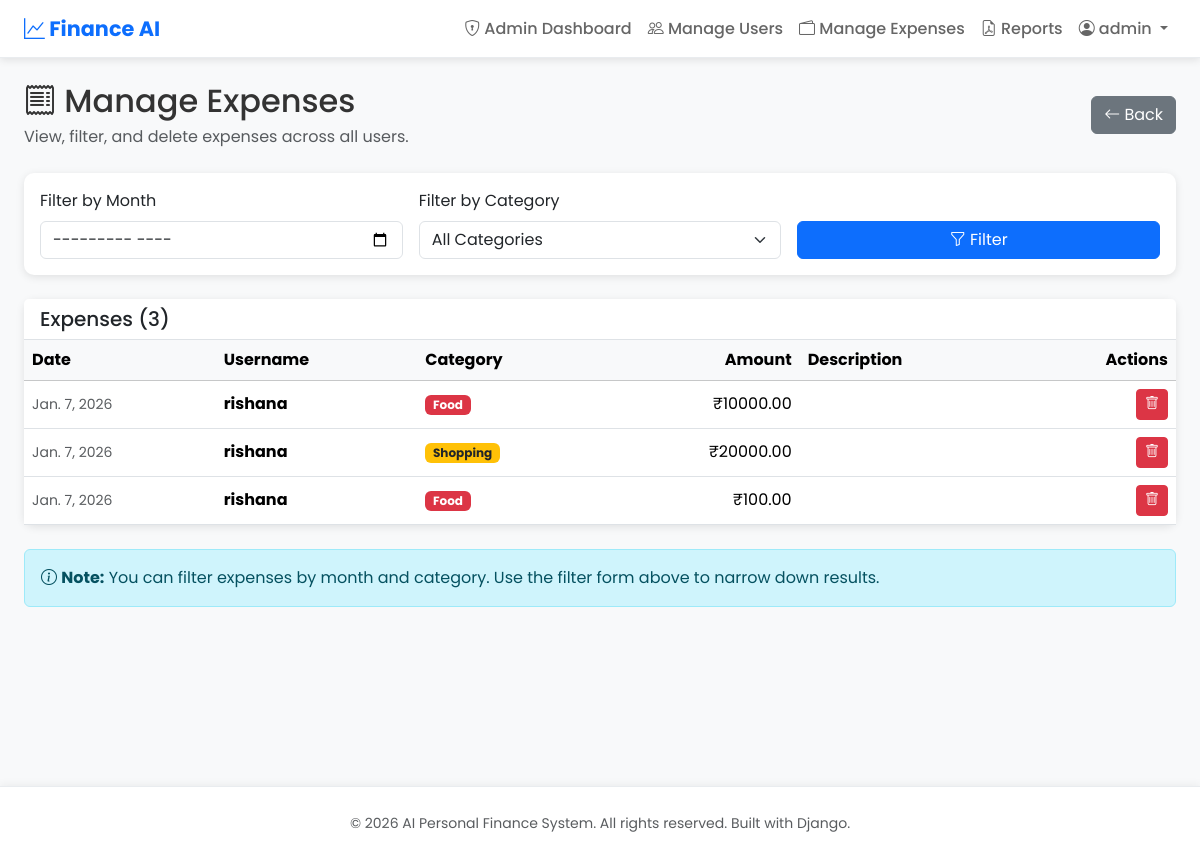
The app's page /admin-panel/expenses/ (signed in), older data.
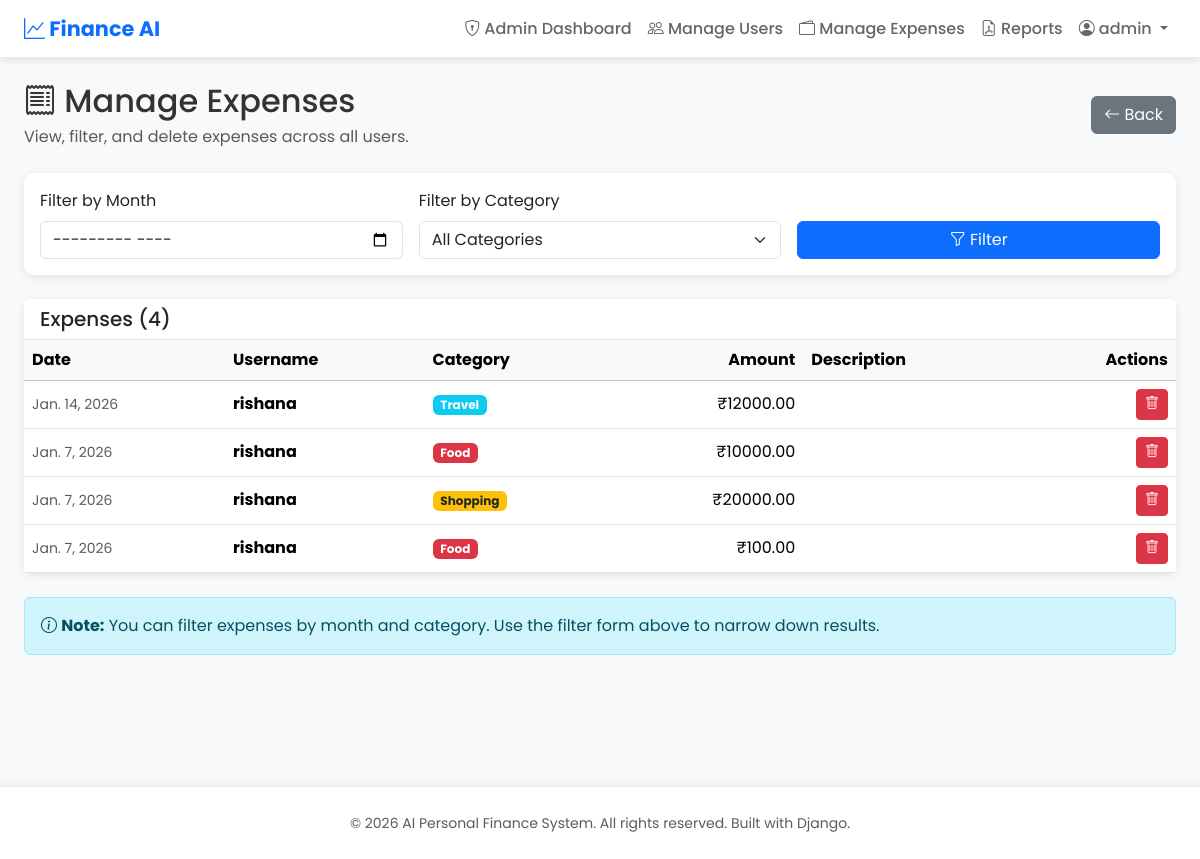
The same page, newer data.
### expenses/models.py (models this page shows, shortened)
class Expense(models.Model):
	CATEGORY_CHOICES = [
		('Food', 'Food'),
		('Travel', 'Travel'),
		('Shopping', 'Shopping'),
		('Bills', 'Bills'),
		('Others', 'Others'),
	]
	user = models.ForeignKey(User, on_delete=models.CASCADE, related_name='expenses')
	category = models.CharField(max_length=20, choices=CATEGORY_CHOICES)
	amount = models.FloatField()
	description = models.TextField(blank=True)
	date = models.DateField(auto_now_add=True)
	class Meta:
		ordering = ['-date', '-id']

### expenses/views_admin.py (the view, shortened to what this page needs)
@user_passes_test(is_admin, redirect_field_name=None)
def manage_expenses(request):
    if not (request.user.is_staff and request.user.is_superuser):
        return redirect('dashboard')
    expenses = Expense.objects.select_related('user').order_by('-date')
    selected_month = request.GET.get('month')
    if selected_month:
        year, month = selected_month.split('-')
        expenses = expenses.filter(date__year=int(year), date__month=int(month))
    selected_category = request.GET.get('category')
    if selected_category:
        expenses = expenses.filter(category=selected_category)
    categories = Expense.CATEGORY_CHOICES
    context = {
        'expenses': expenses,
        'categories': categories,
        'selected_month': selected_month,
        'selected_category': selected_category,
    }
    return render(request, 'admin/manage_expenses.html', context)

### expenses/views_admin.py (called while the page is built)
def is_admin(user):
    return user.is_staff and user.is_superuser

### expenses/templates/admin/manage_expenses.html (shortened to what this page needs)
{% extends 'base.html' %}
{% block content %}
<div class="d-flex justify-content-between align-items-center mb-4">
  <div>
    <h2 class="mb-1"><i class="bi bi-receipt"></i> Manage Expenses</h2>
    <p class="text-muted mb-0">View, filter, and delete expenses across all users.</p>
  </div>
  <a class="btn btn-secondary" href="{% url 'admin_dashboard' %}"><i class="bi bi-arrow-left"></i> Back</a>
</div>
<div class="card mb-4">
  <div class="card-body">
    <form method="get" class="row g-3">
      <div class="col-md-4">
        <label class="form-label fw-600">Filter by Month</label>
        <input type="month" name="month" class="form-control" value="{{ selected_month }}">
      </div>
      <div class="col-md-4">
        <label class="form-label fw-600">Filter by Category</label>
        <select name="category" class="form-select">
          <option value="">All Categories</option>
        </select>
      </div>
      <div class="col-md-4">
        <label class="form-label">&nbsp;</label>
        <button class="btn btn-primary w-100" type="submit"><i class="bi bi-funnel"></i> Filter</button>
      </div>
    </form>
  </div>
</div>
<div class="card">
  <div class="card-header bg-white border-bottom">
    <h5 class="mb-0">Expenses ({{ expenses.count }})</h5>
  </div>
  <div class="card-body p-0">
    <div class="table-responsive">
      <table class="table table-hover align-middle mb-0">
        <thead class="table-light">
          <tr>
            <th>Date</th>
            <th>Username</th>
            <th>Category</th>
            <th class="text-end">Amount</th>
            <th>Description</th>
            <th class="text-end">Actions</th>
          </tr>
        </thead>
        <tbody>
          {% for expense in expenses %}
          <tr>
            <td><small class="text-muted">{{ expense.date }}</small></td>
            <td>
              <strong>{{ expense.user.username }}</strong>
            </td>
            <td>
              <span class="badge
                {% if expense.category == 'Food' %}bg-danger
                {% elif expense.category == 'Travel' %}bg-info
                {% elif expense.category == 'Shopping' %}bg-warning text-dark
                {% elif expense.category == 'Bills' %}bg-danger
                {% else %}bg-secondary
                {% endif %}">
                {{ expense.category }}
              </span>
            </td>
            <td class="text-end fw-600">₹{{ expense.amount|floatformat:2 }}</td>
            <td><small>{{ expense.description|truncatewords:15 }}</small></td>
            <td class="text-end">
              <form method="post" class="d-inline">
                <button type="submit" name="action" value="delete" class="btn btn-sm btn-danger" onclick="return confirm('Delete this expense?');">
                  <i class="bi bi-trash"></i>
                </button>
              </form>
            </td>
          </tr>
          {% empty %}
          <tr>
            <td colspan="6" class="text-center py-4 text-muted">No expenses found.</td>
          </tr>
          {% endfor %}
        </tbody>
      </table>
    </div>
  </div>
</div>
<div class="mt-4">
  <div class="alert alert-info">
    <i class="bi bi-info-circle"></i> <strong>Note:</strong>
    You can filter expenses by month and category. Use the filter form above to narrow down results.
  </div>
</div>
{% endblock %}

Row changes from the older to the newer data that the page shows:
added Expense: date "Jan. 14, 2026", user.username "rishana", category "Travel", amount "12000.00"
Text that changed along with them:
{{ expenses.count }}: "3" → "4"
